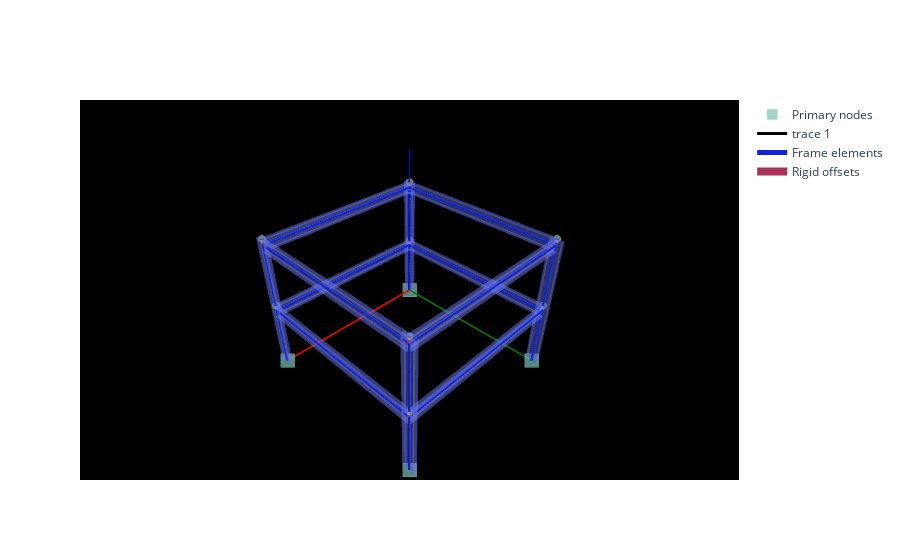

The notebook cell saved with this chart:
### Code cell
# visualize the model
show(mdl, extrude=True)

### Figure 1 — Plotly figure (JSON) as saved in the notebook; plotly's stock layout.template omitted (floating-point values rounded to 4 significant figures; data arrays with more than 128 entries replaced by an {"elided": "..."} marker saying what was removed)
{"data": [{"customdata": [[1], [10], [19], [28], [0], [9], [18], [27], [5], [14], [23], [32]], "hovertemplate": "Coordinates: (%{x:.2f}, %{y:.2f}, %{z:.2f})<br>Restraint: %{text}<br><extra>Node: %{customdata[0]:d}</extra>", "marker": {"color": "#7ac4b7", "line": {"color": "#7ac4b7", "width": 4}, "size": [10, 10, 10, 10, 5, 5, 5, 5, 5, 5, 5, 5], "symbol": ["square", "square", "square", "square", "circle", "circle", "circle", "circle", "circle", "circle", "circle", "circle"]}, "mode": "markers", "name": "Primary nodes", "text": ["[True, True, True, True, True, True]", "[True, True, True, True, True, True]", "[True, True, True, True, True, True]", "[True, True, True, True, True, True]", "[False, False, False, False, False, False]", "[False, False, False, False, False, False]", "[False, False, False, False, False, False]", "[False, False, False, False, False, False]", "[False, False, False, False, False, False]", "[False, False, False, False, False, False]", "[False, False, False, False, False, False]", "[False, False, False, False, False, False]"], "type": "scatter3d", "x": [0, 360, 360, 0, 0, 360, 360, 0, 0, 360, 360, 0], "y": [0, 0, 360, 360, 0, 0, 360, 360, 0, 0, 360, 360], "z": [0, 0, 0, 0, 144, 144, 144, 144, 288, 288, 288, 288]}, {"hoverinfo": "skip", "line": {"color": ["red", "red", "red", "green", "green", "green", "blue", "blue", "blue"], "width": 3}, "mode": "lines", "type": "scatter3d", "x": [0, 360, null, 0, 0, null, 0, 0, null], "y": [0, 0, null, 0, 360, null, 0, 0, null], "z": [0, 0, null, 0, 0, null, 0, 360, null]}, {"customdata": {"elided": "192x3 int values"}, "hovertemplate": "Section: %{text}<br><extra>Element: %{customdata[0]:d}<br>Node @ this end: %{customdata[1]:d}<br>Parent: %{customdata[2]}</extra>", "line": {"color": "#0f24db", "width": 5}, "mode": "lines", "name": "Frame elements", "text": {"elided": "192 str values"}, "type": "scatter3d", "x": {"elided": "192 int values"}, "y": {"elided": "192 int values"}, "z": {"elided": "192 float values"}}, {"color": "#6d7aed", "hoverinfo": "skip", "i": {"elided": "3584 int values"}, "j": {"elided": "3584 int values"}, "k": {"elided": "3584 int values"}, "opacity": 0.3, "type": "mesh3d", "x": {"elided": "7168 float values"}, "y": {"elided": "7168 float values"}, "z": {"elided": "7168 float values"}}, {"hoverinfo": "skip", "line": {"color": "#a83256", "width": 8}, "mode": "lines", "name": "Rigid offsets", "type": "scatter3d", "x": {"elided": "384 int values"}, "y": {"elided": "384 int values"}, "z": {"elided": "384 float values"}}], "layout": {"scene": {"aspectmode": "data", "bgcolor": "black", "camera": {"center": {"x": 0, "y": 0, "z": 0}, "eye": {"x": 1.25, "y": 1.25, "z": 1.25}, "projection": {"type": "perspective"}, "up": {"x": 0, "y": 0, "z": 1}}, "xaxis": {"visible": false}, "yaxis": {"visible": false}, "zaxis": {"visible": false}}}}
